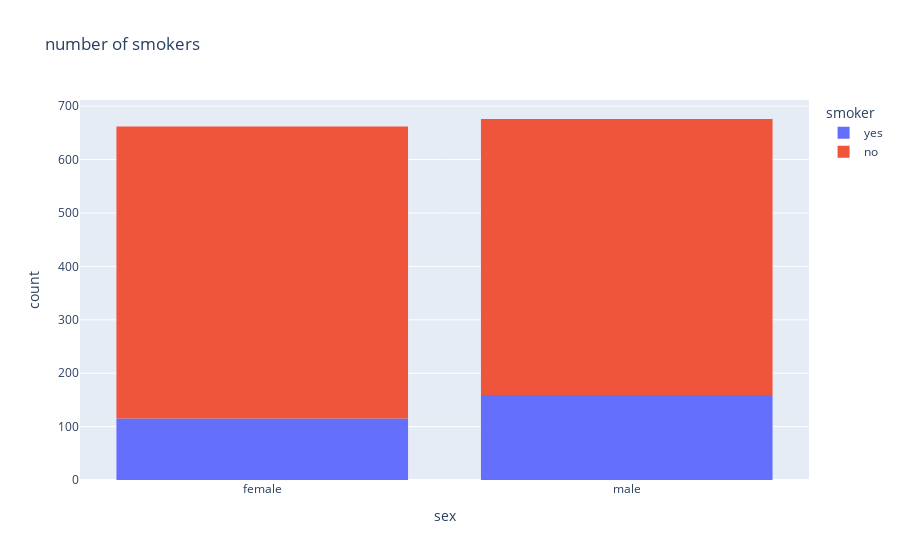

Notebook cell for this chart:
### Code cell
figure =px.histogram(df ,x ='sex',color ='smoker',title ='number of smokers')
figure.show()

### Figure 1 — Plotly figure (JSON) as saved in the notebook; plotly's stock layout.template omitted (floating-point values rounded to 4 significant figures; data arrays with more than 128 entries replaced by an {"elided": "..."} marker saying what was removed)
{"data": [{"alignmentgroup": "True", "bingroup": "x", "hovertemplate": "smoker=yes<br>sex=%{x}<br>count=%{y}<extra></extra>", "legendgroup": "yes", "marker": {"color": "#636efa", "pattern": {"shape": ""}}, "name": "yes", "offsetgroup": "yes", "orientation": "v", "showlegend": true, "type": "histogram", "x": {"elided": "274 str values"}, "xaxis": "x", "yaxis": "y"}, {"alignmentgroup": "True", "bingroup": "x", "hovertemplate": "smoker=no<br>sex=%{x}<br>count=%{y}<extra></extra>", "legendgroup": "no", "marker": {"color": "#EF553B", "pattern": {"shape": ""}}, "name": "no", "offsetgroup": "no", "orientation": "v", "showlegend": true, "type": "histogram", "x": {"elided": "1064 str values"}, "xaxis": "x", "yaxis": "y"}], "layout": {"barmode": "relative", "legend": {"title": {"text": "smoker"}, "tracegroupgap": 0}, "title": {"text": "number of smokers"}, "xaxis": {"anchor": "y", "domain": [0, 1], "title": {"text": "sex"}}, "yaxis": {"anchor": "x", "domain": [0, 1], "title": {"text": "count"}}}}
